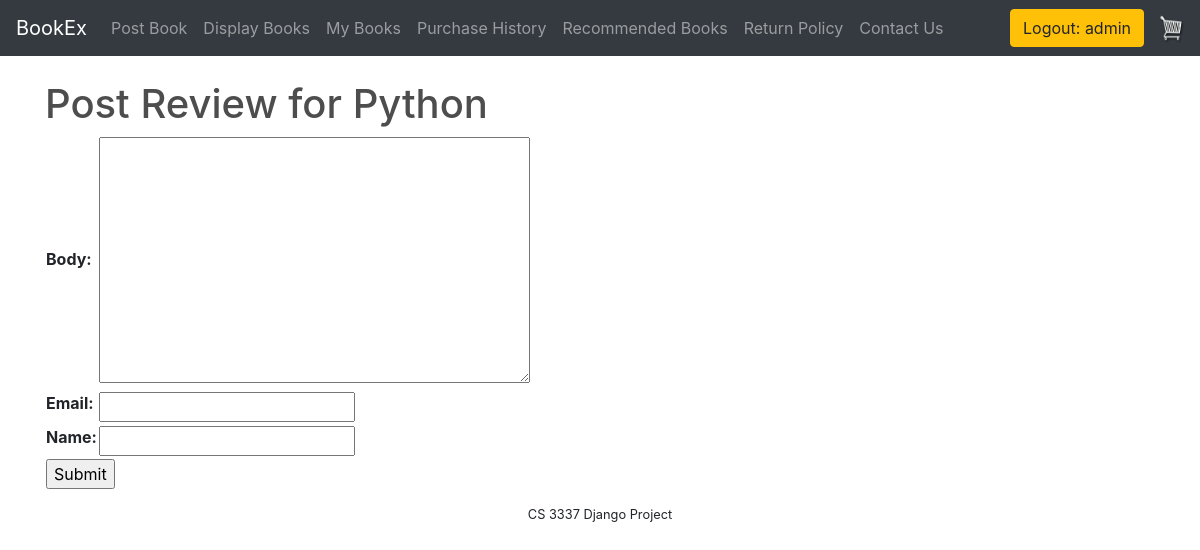
/postreview/15 (signed in), run on the app's committed database.
### bookMng/models.py (models this page shows, shortened)
class MainMenu(models.Model):
    item = models.CharField(max_length=200, unique=True)
    link = models.CharField(max_length=200, unique=True)

class Book(models.Model):
    name = models.CharField(max_length=200)
    web = models.URLField(max_length=200)
    price = models.DecimalField(decimal_places=2, max_digits=6)
    publishdate = models.DateField(auto_now=True)
    picture = models.FileField(upload_to='bookEx/static/uploads')
    pic_path = models.CharField(max_length=300, editable=False, blank=True)
    username = models.ForeignKey(User, blank=True, null=True, on_delete=models.CASCADE)
    taken_down = models.BooleanField(default=False, null=True, blank=False)
    recommended = models.BooleanField(default=False, null=True, blank=False)

### bookMng/views.py (the view)
# urls.py: path('postreview/<int:book_id>', views.postreview, name='postreview'),
@login_required(login_url=reverse_lazy('login'))
def postreview(request, book_id):
    submitted = False
    book = get_object_or_404(Book, pk=book_id)
    reviews = book.review_set.all()
    if request.method == 'POST':
        form = ReviewForm(data=request.POST)
        if form.is_valid():
            review = form.save(commit=False)
            review.book = book
            review.save()
            return HttpResponseRedirect('/book_detail/{}'.format(book_id))
    else:
        form = ReviewForm()
        if 'submitted' in request.GET:
            submitted = True
    return render(request, 'bookMng/postreview.html',
                  {
                      'book': book,
                      'form': form,
                      'item_list': MainMenu.objects.all(),
                      'submitted': submitted,
                      'reviews': reviews,
                  })

### bookMng/forms.py
class ReviewForm(ModelForm):
    class Meta:
        model = Review
        fields = {
            'name',
            'email',
            'body'
        }

### bookEx/templates/bookMng/postreview.html (shortened to what this page needs)
{% extends "base.html" %}
{% load static %}
{% block navlinks %}
  {% for item in item_list %}
   <li>
       <a class="nav-link" href="{{ item.link }}">{{ item.item}} <span class="sr-only">(current)</span></a>
   </li>
   {% endfor %}
{% endblock navlinks %}
{% block content %}
<h1> Post Review  for {{book.name}}</h1>
    <form action="" enctype="multipart/form-data" method="post" novalidate>
        <table>
            {{ form.as_table }}
            <tr>
                <td colspan="2">
                    <input type="submit" value="Submit">
                </td>
            </tr>
        </table>
    </form>
{% endblock content %}

### bookEx/templates/base.html (shortened to what this page needs)
{% load static %}
<!DOCTYPE html>
<html lang="en">
<head>
    <link href="{% static 'main.css' %}" rel="stylesheet" type="text/css">
    <link rel="stylesheet" href="https://stackpath.bootstrapcdn.com/bootstrap/4.3.1/css/bootstrap.min.css">
</head>
<body>
<nav class="navbar navbar-expand-lg navbar-dark bg-dark">
	  <a class="navbar-brand" href="{% url 'index' %}">BookEx</a>
	  <div class="collapse navbar-collapse" id="navbarSupportedContent">
	    <ul class="navbar-nav mr-auto">
	      <li class="nav-item active">
          {% block navlinks %}
          {% endblock navlinks %}
	      </li>
	    </ul>
	    <div class="form-inline my-2 my-lg-0">
                {% if user.is_authenticated %}
                     <a class="btn btn-warning"href="{% url 'logout' %}?next=/">Logout: {{ user.username }}</a>
                {% else %}
                     <a class="btn btn-warning"href="{% url 'login' %}?next=/">Login</a>
                {% endif %}
	     	<a href="{% url 'cart' %}">
	    		<img width="30" height="30"  id="cart-icon" src="{% static 'cart.png' %}">
	    	</a>
	    </div>
	  </div>
</nav>
<div class="container">
    <br>
    {% block content %}
    {% endblock content %}
</div>
<footer id="footer">
    CS 3337 Django Project
</footer>
</body>
</html>

### bookEx/static/main.css (style rules this page uses)
#footer { text-align: center; font-size: 0.8em; margin-top: 5px; padding-top: 10px; clear: both; }
body { background-color: hsl(0, 0%, 98%); }
h1,h2,h3,h4,h5,h6 { color:hsl(0, 0%, 30%); }
.bg-dark { background-color: #4f868c!important; }
#cart-icon { width:25px; display: inline-block; margin-left: 15px; }
.btn { border-radius: 0; }

### data on the page
MainMenu: item "Post Book"
MainMenu: item "Display Books"
MainMenu: item "My Books"
MainMenu: item "Purchase History"
MainMenu: item "Recommended Books"
MainMenu: item "Return Policy"
MainMenu: item "Contact Us"
Book: name "Python"

### other printed values
{{ user.username }} "admin"
